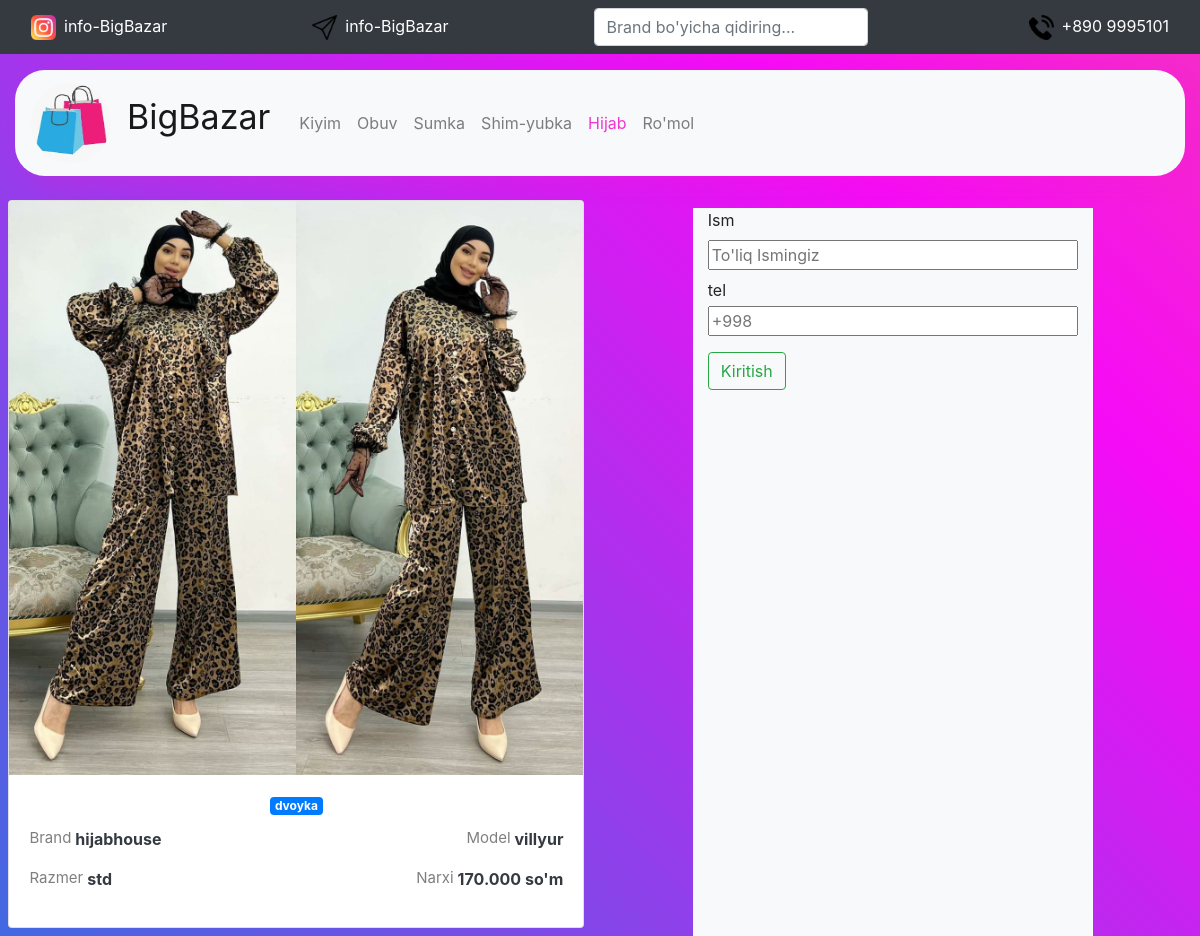
The app's page /hijab/3 with its own data.
### ecom/models.py (models this page shows)
class Hijab(models.Model):
    class Meta:
        db_table = "Hijab"
    category = models.CharField(max_length=45, default='Hijab')
    brand = models.CharField(max_length=15, null=False, blank=True)
    model = models.CharField(max_length=15, blank=True)
    razmer = models.CharField(max_length=10, blank=True)
    price = models.CharField(max_length=15, blank=True)
    image = models.ImageField(upload_to=getpath)

### ecom/views.py (the view)
# urls.py: path('hijab/<int:pk>', h_detail, name="h-detail"),
def h_detail(request, pk):
    hijab = Hijab.objects.get(pk=pk)
    content = {"hijab": hijab}
    if request.POST:
        order(request, product=hijab)
        return render(request, "h-detail.html", content)
    return render(request, "h-detail.html", content)

### ecom/templates/h-detail.html (shortened to what this page needs)
{% load static %}
<!DOCTYPE html>
<html lang="en">
<head>
    <link rel="stylesheet" href="{% static 'css/decs.css' %}">
    <link rel="stylesheet" href="{% static 'bootcss/bootstrap.css' %}">
</head>
<body id="body">
<nav class="navbar navbar-dark bg-dark">
  <div class="container-fluid">
      <a href="https://www.instagram.com/bigbazaar.uz/?hl=en" class="flex-parent text-dark ">
        <div class=""><img id="insta" class="" src="{% static 'images/instagram.png' %}" alt="image"></div>
        <div class="ml-2 text-white">info-BigBazar</div>
      </a>
      <a href="https://t.me/Mansuroffakhad" class="flex-parent text-dark">
        <div class=""><img id="insta" class="" src="{% static 'images/send.png' %}" alt="image"></div>
        <div class="ml-2 text-white">info-BigBazar</div>
      </a>
      <form class="d-flex input-group w-auto">
      <input
        type="search"
        class="form-control rounded"
        name="search"
        placeholder="Brand bo'yicha qidiring..."
        aria-label="Search"
        aria-describedby="search-addon"
      />
    </form>
      <div class="flex-parent ml-3">
        <div class=""><img id="insta" class="" src="{% static 'images/telephone-call.png' %}" alt="image"></div>
        <div class="ml-2 text-white">+890 9995101</div>
      </div>
  </div>
</nav>
<div class="container">
    <div id="navbar" style="border-radius: 30px" class="navbar navbar-expand-lg navbar-light bg-light mt-3">
        <a href="{% url 'home' %}" id="logo" class="navbar-brand">
            <div><img class="logo" src="{% static 'images/mylogo.jpg' %}" alt=""></div>
            <div class="logo_name mt-2 ml-3">BigBazar</div>
        </a>
        <div class="collapse navbar-collapse ml-5" id="menu">
            <ul class="navbar-nav justify-content-end">
                <li class="nav-item"><a href="{% url 'dress' %}" class="nav-link">Kiyim</a></li>
                <li class="nav-item"><a href="{% url 'shoe' %}"  class="nav-link">Obuv</a></li>
                <li class="nav-item"><a href="{% url 'bag' %}" class="nav-link">Sumka</a></li>
                <li class="nav-item"><a href="{% url 'treasure' %}" class="nav-link">Shim-yubka</a></li>
                <li class="nav-item"><a href="{% url 'hijab' %}" style="color: rgba(239, 32, 203, 0.9)" class="nav-link">Hijab</a></li>
                <li class="nav-item"><a href="{% url 'romol' %}" class="nav-link">Ro'mol</a></li>
            </ul>
        </div>
    </div>
    <div class="row   align-content-md-start mt-3">
            <div class="card mb-2 mt-2" >
                <img class="card-img-top" src="{{ hijab.image.url }}" alt="Card image cap">
                <div class="card-body">
                    <h6 class="text-center"><span class="badge badge-primary">{{ hijab.category }}</span></h6>
                    <div class="flex-parent justify-content-between">
                <p style="font-size: 15px" class="text-black-50 flex-parent mt-1">
                    Brand <strong style="font-size: 16px" class="text-dark ml-1">{{hijab.brand}}</strong>
                </p>
                <p style="font-size: 15px" class="text-black-50 flex-parent mt-1">
                    Model <b style="font-size: 16px" class="text-dark ml-1">{{hijab.model}}</b>
                </p>
                </div>
                <div class="flex-parent justify-content-between">
                <p style="font-size: 15px" class="text-black-50 flex-parent ">
                    Razmer <strong style="font-size: 16px" class="text-dark ml-1">{{hijab.razmer}}</strong>
                </p>
                <p style="font-size: 15px" class="text-black-50 flex-parent ">
                    Narxi <b style="font-size: 16px" class="text-dark ml-1">{{hijab.price}}</b>
                </p>
                </div>
                </div>
            </div>
        <div class="col-md-4 offset-1 mr-2 bg-light mt-3">
        <form  action="" method="post">
        <label  for="name">Ism</label>
        <input required class="input-group" id="name" name="ism" placeholder="To'liq Ismingiz" type="text">
        <label class="mb-1 mt-2"  for="tel">tel</label>
        <input class="input-group" required  id="tel" name="telefon" type="text" placeholder="+998 ">
        <button class="btn btn-outline-success mt-3 mb-2"  type="submit">Kiritish</button>
    </form>
        </div>
    </div>
</div>
</body>
</html>

### static/css/decs.css (style rules this page uses)
#body { background-image: linear-gradient( 45deg, royalblue, #f60bf6, #f17c58, #27DBB1, #FFDC18, #FF3706); height: 100%; background-size: 600%, 100%; background-attachment: fixed; animation: gradient 16s linear infinite; animation-direction: alternate; margin: 0; }
.flex-parent { display: flex; color: white; }
#insta { width: 25px ; height: 25px; }
.container { width: 1600px; }
a { text-decoration: green; color: black; }
.d-flex { width: 40%; }
.logo { width: 80px; height: 80px; border-radius: 50%; }
.logo_name { font-size: 34px; }
#logo { display: flex; }
#navbar { box-shadow: 10px 10px 20px rgba(239, 32, 203, 0.2) }
.card { width: 23.5%; margin: 0 0.7%; }
@media (min-width: 776.1px) and (max-width: 1200px) { .card { width: 48%; } }
@media (min-width: 776.1px) and (max-width: 1200px) { #menu { margin-left: 5px !important; } }

### records on screen
Hijab: image (picture), category "dvoyka", brand "hijabhouse", model "villyur", razmer "std", price "170.000 so'm"
